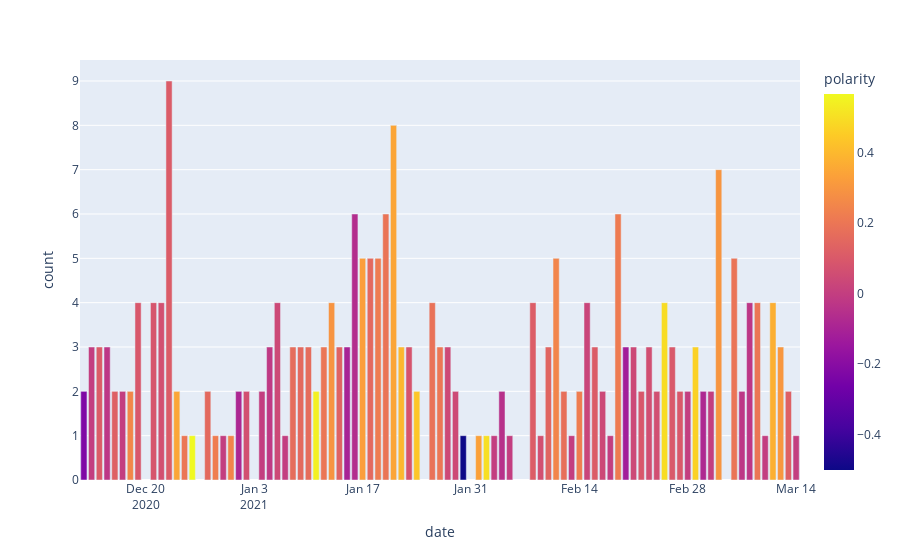

The notebook cell saved with this chart:
### Code cell
pfizy_df, pfizy_timeline = filter_by_vaccy(df, ['pfizer'])
print(pfizy_df.shape)
fig = px.bar(pfizy_timeline, x='date', y='count', color='polarity')
fig.show()

### Figure 1 — Plotly figure (JSON) as saved in the notebook; plotly's stock layout.template omitted (floating-point values rounded to 4 significant figures)
{"data": [{"alignmentgroup": "True", "hovertemplate": "date=%{x}<br>count=%{y}<br>polarity=%{marker.color}<extra></extra>", "legendgroup": "", "marker": {"color": [-0.225, 0, 0.1083, -0.02614, 0.125, 0, 0.2562, 0.09259, 0.08472, 0.06742, 0.1097, 0.35, 0.2, 0.5667, 0.1562, 0.225, 0, 0.25, -0.08333, 0.065, 0, -0.01667, 0.04055, 0, 0.1682, 0.1562, 0.1667, 0.5437, 0.2, 0.2961, 0.1333, -0.1, -0.06146, 0.326, 0.1537, 0.22, 0.1944, 0.3458, 0.3972, 0.08333, 0.4375, 0.1875, 0.2028, 0.04242, 0.04333, -0.5, 0.3333, 0.5, 0, -0.04688, 0, 0.1141, 0.06667, 0.1403, 0.25, 0.175, 0, 0.225, 0.025, 0.1111, 0.04, 0, 0.2188, -0.1222, 0.03968, 0.09167, 0.0619, 0.0625, 0.4945, 0.1, 0.09659, 0, 0.4667, -0.08056, 0, 0.2998, 0.1925, -0.025, -0.025, 0.2, 0, 0.375, 0.3056, 0.125, 0], "coloraxis": "coloraxis"}, "name": "", "offsetgroup": "", "orientation": "v", "showlegend": false, "textposition": "auto", "type": "bar", "x": ["2020-12-12", "2020-12-13", "2020-12-14", "2020-12-15", "2020-12-16", "2020-12-17", "2020-12-18", "2020-12-19", "2020-12-21", "2020-12-22", "2020-12-23", "2020-12-24", "2020-12-25", "2020-12-26", "2020-12-28", "2020-12-29", "2020-12-30", "2020-12-31", "2021-01-01", "2021-01-02", "2021-01-04", "2021-01-05", "2021-01-06", "2021-01-07", "2021-01-08", "2021-01-09", "2021-01-10", "2021-01-11", "2021-01-12", "2021-01-13", "2021-01-14", "2021-01-15", "2021-01-16", "2021-01-17", "2021-01-18", "2021-01-19", "2021-01-20", "2021-01-21", "2021-01-22", "2021-01-23", "2021-01-24", "2021-01-26", "2021-01-27", "2021-01-28", "2021-01-29", "2021-01-30", "2021-02-01", "2021-02-02", "2021-02-03", "2021-02-04", "2021-02-05", "2021-02-08", "2021-02-09", "2021-02-10", "2021-02-11", "2021-02-12", "2021-02-13", "2021-02-14", "2021-02-15", "2021-02-16", "2021-02-17", "2021-02-18", "2021-02-19", "2021-02-20", "2021-02-21", "2021-02-22", "2021-02-23", "2021-02-24", "2021-02-25", "2021-02-26", "2021-02-27", "2021-02-28", "2021-03-01", "2021-03-02", "2021-03-03", "2021-03-04", "2021-03-06", "2021-03-07", "2021-03-08", "2021-03-09", "2021-03-10", "2021-03-11", "2021-03-12", "2021-03-13", "2021-03-14"], "xaxis": "x", "y": [2, 3, 3, 3, 2, 2, 2, 4, 4, 4, 9, 2, 1, 1, 2, 1, 1, 1, 2, 2, 2, 3, 4, 1, 3, 3, 3, 2, 3, 4, 3, 3, 6, 5, 5, 5, 6, 8, 3, 3, 2, 4, 3, 3, 2, 1, 1, 1, 1, 2, 1, 4, 1, 3, 5, 2, 1, 2, 4, 3, 2, 1, 6, 3, 3, 2, 3, 2, 4, 3, 2, 2, 3, 2, 2, 7, 5, 2, 4, 4, 1, 4, 3, 2, 1], "yaxis": "y"}], "layout": {"barmode": "relative", "coloraxis": {"colorbar": {"title": {"text": "polarity"}}, "colorscale": [[0, "#0d0887"], [0.1111, "#46039f"], [0.2222, "#7201a8"], [0.3333, "#9c179e"], [0.4444, "#bd3786"], [0.5556, "#d8576b"], [0.6667, "#ed7953"], [0.7778, "#fb9f3a"], [0.8889, "#fdca26"], [1, "#f0f921"]]}, "legend": {"tracegroupgap": 0}, "margin": {"t": 60}, "xaxis": {"anchor": "y", "domain": [0, 1], "title": {"text": "date"}}, "yaxis": {"anchor": "x", "domain": [0, 1], "title": {"text": "count"}}}}
